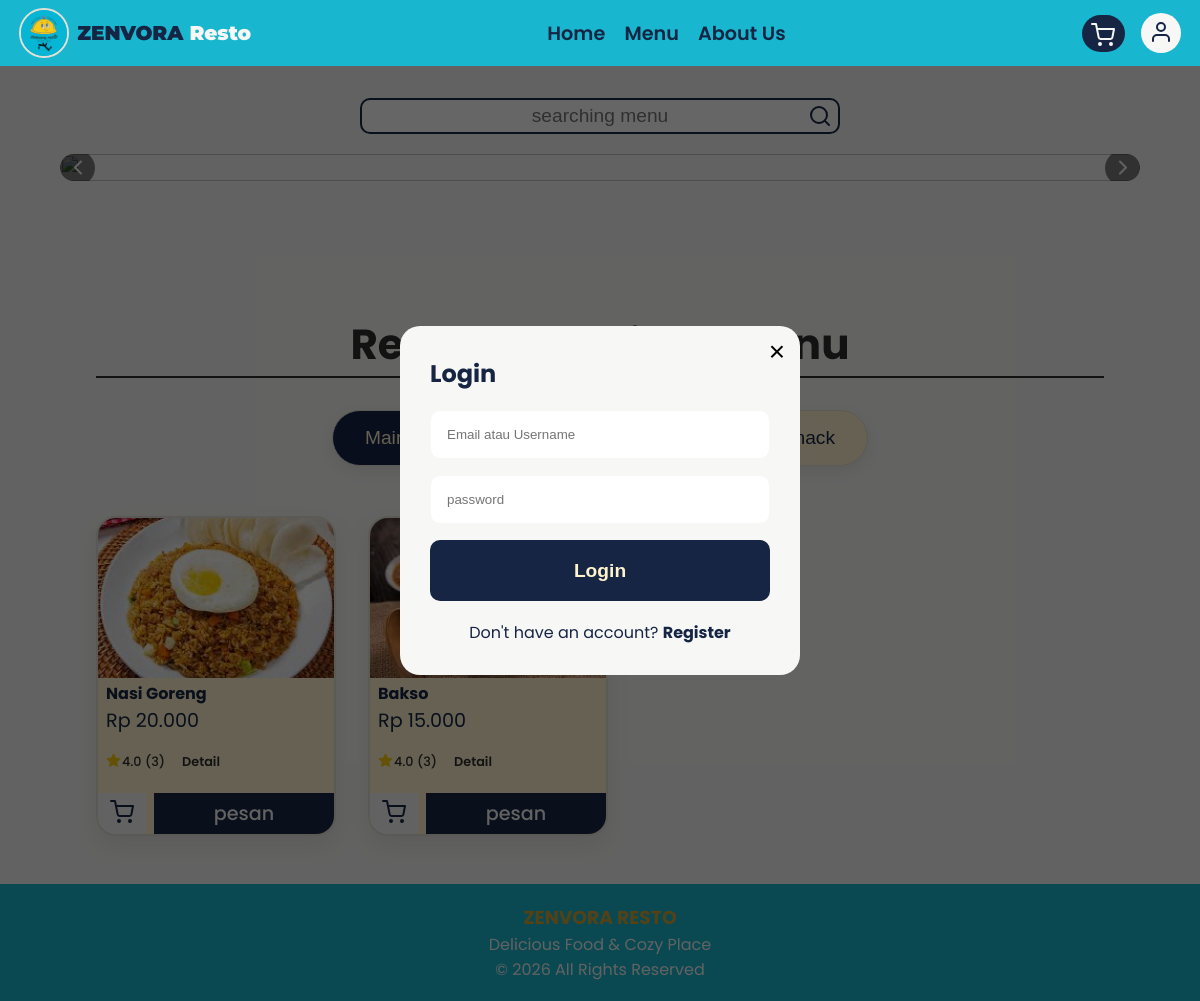
Page /index.php?showLogin=1 on the committed database.
### tables this page shows
CREATE TABLE `menus` (
  `id` int(11) NOT NULL,
  `category_id` int(11) DEFAULT NULL,
  `nama_menu` varchar(100) DEFAULT NULL,
  `deskripsi` text DEFAULT NULL,
  `harga` int(11) DEFAULT NULL,
  `gambar` varchar(255) DEFAULT NULL,
  `stok` int(11) DEFAULT NULL,
  `rating` decimal(2,1) DEFAULT 0.0,
  `total_review` int(11) DEFAULT 0
);

### index.php (the view, shortened to what this page needs)
<?php
include 'database/koneksi.php';
include 'includes/header.php';
include 'includes/navbar.php';
$keyword = "";
$makanan = mysqli_query($conn,"
SELECT menus.*,
IFNULL(AVG(reviews.rating),0) AS rata_rating,
COUNT(reviews.id) AS total_review
FROM menus
LEFT JOIN reviews
ON menus.id = reviews.menu_id
WHERE menus.category_id = 1
AND (
    menus.nama_menu LIKE '%$keyword'
    OR menus.deskripsi LIKE '%$keyword%'
)
GROUP BY menus.id
HAVING total_review >= 3
AND rata_rating >= 4
ORDER BY rata_rating DESC,total_review DESC
LIMIT 3
");
?>
<section class="search-sect">
    <form action="menu.php" method="GET" class="search-menu">
        <input type="text" name="search" placeholder="searching menu" value="<?= isset($_GET['search']) ? $_GET['search'] : '' ?>" required>
        <button type="submit">
            <i data-feather="search"></i>
        </button>
    </form>
</section>
<section class="banner-sect">
    <div class="banner-slider">
        <div class="info-track">
            <div class="info-banner">
                <img src="assets/images/BANNER/1.png" alt="">
            </div>
        </div>
        <button class="prev">
            <i data-feather="chevron-left"></i>
        </button>
        <button class="next">
            <i data-feather="chevron-right"></i>
        </button>
    </div>
</section>
<section class="menu-recomend">
    <div class="menu-recomend-tittle">
        <h2>Recomendations Menu</h2>
    </div>
    <div class="menu">
        <div class="menu-filter main">
            <button class="filter-btn active" data-category="main">
                Main Course
            </button>
            <button class="filter-btn" data-category="drinks">
            </button>
            <button class="filter-btn" data-category="desserts">
                Dessert & Snack
            </button>
        </div>
        <div class="menu-container">
        <?php if(mysqli_num_rows($makanan) > 0){ ?>
            <?php while($item = mysqli_fetch_assoc($makanan)){ ?>
            <div class="menu-card main">
                <div class="menu-img">
                    <img src="assets/images/Menu/<?= $item['gambar']; ?>" alt="<?= $item['nama_menu']; ?>">
                </div>
                <div class="menu-desc">
                    <div class="tittle">
                        <h3><?= $item['nama_menu'] ?></h3>
                    </div>
                    <p>Rp <?= number_format($item['harga'],0,',','.'); ?></p>
                    <div class="rating">
                        <i data-feather="star"></i>
                        <span>
                            <?= number_format($item['rata_rating'],1) ?>
                            (<?= $item['total_review'] ?>)
                        </span>
                        <a href="detail_menus.php?id=<?= $item['id']; ?>">Detail</a>
                    </div>
                </div>
                <div class="menu-footer">
                    <form method="POST">
                        <button type="submit" name="cart"  class="cart-btn">
                            <i data-feather="shopping-cart"></i>
                        </button>
                    </form>
                    <a href="payments.php?id=<?= $item['id']; ?>" class="pesan-btn">pesan</a>
                </div>
            </div>
            <?php } ?>
        <?php }else{ ?>
            <div class="empty-recommendation">
                Belum ada menu rekomendasi
            </div>
        <?php } ?>
        </div>
    </div>
</section>
<?php include 'includes/footer.php'; ?>

### rows in the picture
menus: gambar (picture), nama_menu "Nasi Goreng", harga "20.000", rata_rating "4.0", total_review "3"
menus: nama_menu "Bakso", harga "15.000", rata_rating "4.0", total_review "3"
